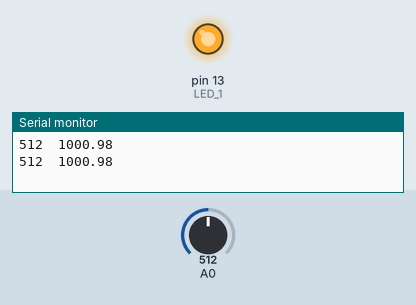
This sketch was run on a simulated Arduino Uno, built with avr-gcc and run on an emulated ATmega328P. On the bench: output pins drawn as LEDs (lit = HIGH), the last lines printed to the serial monitor. Dashed ring = blinking. The inputs (shaded band) are chosen by the test bench; at power-on: A0 = 512.

Above: at 2.8 s.
2.9 s: A0 set to 122
6.4 s: A0 set to 0
At 7.9 s:
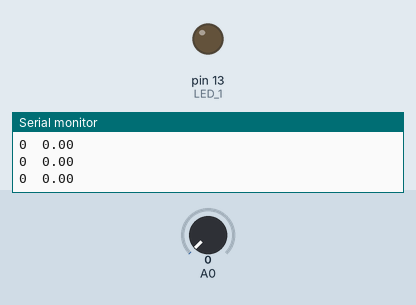
9.1 s: A0 set to 306
At 10.7 s:
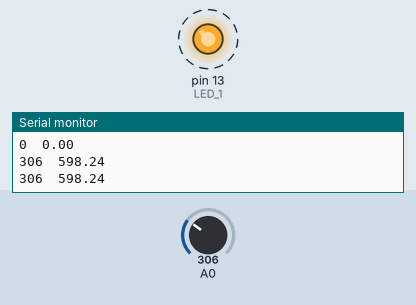
Timing chart, 0 to 20.2 s (numbered marks = the images above; inputs shaded):
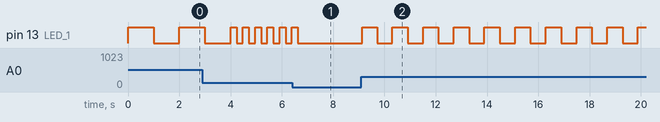

The sketch:

main.ino
```cpp
// I'm really hate CPP
#define LED_1 13

void setup() {
	pinMode(LED_1, OUTPUT);
  	Serial.begin(9600);
}

void loop() {
  	select_mode(2);
}

void led_setting(const int pin, float read_delay) {
	digitalWrite(pin, 1);
  	delay(read_delay);
  	digitalWrite(pin, 0);
  	delay(read_delay);
}

float change_value(int value) {
	return (float) value / 1023 * 2000;
}

/*
 * 0: 500이상 넘기면 켜짐 모드
 * 1: 1023초 까지의 깜빡임 모드
 * 2: 2000초 까지의 깜빡임 모드
 */

void select_mode(int select_mode) {
	int value = analogRead(A0);
	switch (select_mode) {
      	case 0:
      		Serial.println(value);
			led_setting(LED_1, value);

      		if (value < 500) {
      			digitalWrite(LED_1, 0);
            } else {
            	digitalWrite(LED_1, 1);
            }

      		break;
      	case 1:
  			Serial.println(value);
			led_setting(LED_1, value);
      		break;
      	case 2:
			float get_value = change_value(value);
  			Serial.print(value);
  			Serial.print("\t");
  			Serial.println(get_value);

			led_setting(LED_1, get_value);
      		break;
	}
}
```

Measured:
- after the input at 6.4 s, pin 13 (LED_1): goes on until 6.6 s, then stays LOW
- after the input at 9.1 s, pin 13 (LED_1): alternates HIGH for 0.60 s and LOW for 0.60 s, starting at once
- by itself, pin 13 (LED_1): repeats every 0.48 s: HIGH 0.24 s, LOW 0.24 s
